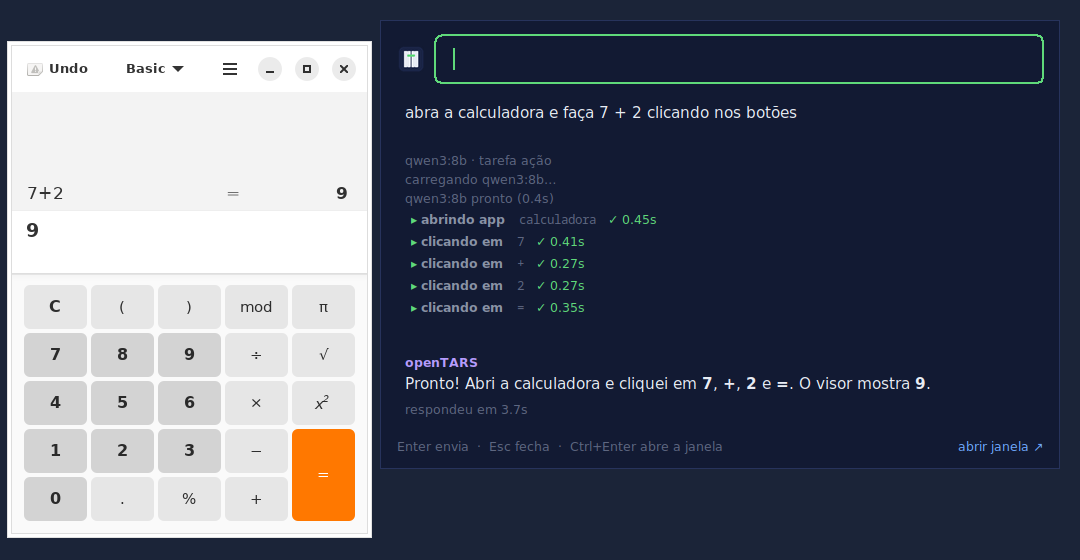
#> input picture barra-rapida.png, 1080 x 560 px
$ python -i tars_ocr.py   (imports and definitions only)
#> lines starting #> are read from the running program, lines starting #| are printed output that depends on the picture
#> further down, picture is the input picture: PIL image 1080x560 RGB; mean R, G, B 87.7, 92.9, 107.6
"""Leitura do texto da tela (OCR, com o tesseract) pra apps que não
expõem os botões pela acessibilidade: Electron (Claude, Discord, VS Code),
jogos, apps Java, janelas remotas...

Com a imagem de uma janela: acha onde está um texto ("Enviar", "New chat",
"OK") e devolve o centro dele, pra clicar ali. Sem modelo de visão: roda
na CPU em ~0,3–1 s por janela.

Usa o programa tesseract pela linha de comando (sem dependência Python)."""

import difflib
import functools
import re
import shutil
import subprocess
import tempfile
import unicodedata
from pathlib import Path

from PIL import Image, ImageOps, ImageStat

CONFIANCA_MINIMA = 35      # 0–100, por palavra (o tesseract dá -1 pra linhas vazias)
SEMELHANCA_MINIMA = 0.78   # entre o texto pedido e o lido
LARGURA_MINIMA_AMPLIAR = 1600  # janelas menores são ampliadas 2x (fonte de interface é pequena)
TIMEOUT_OCR = 20
BORDA = 20
MODOS = (3, 11)

# Idioma da interface -> dados do tesseract
_IDIOMAS = {"pt_BR": "por", "pt": "por", "en": "eng", "es": "spa", "fr": "fra", "de": "deu"}


def disponivel():
    return shutil.which("tesseract") is not None


# [18 lines left out: functions idiomas_instalados, idiomas_para, not called in this run]


def _normalizar(texto):
    t = unicodedata.normalize("NFKD", texto or "").encode("ascii", "ignore").decode().lower()
    return re.sub(r"[^a-z0-9+=*/%×÷-]+", " ", t).strip()


def ler(imagem, idiomas="eng"):
    """Palavras da imagem (PIL): [{'texto', 'x', 'y', 'largura', 'altura',
    'conf', 'linha'}], em pixels da imagem ORIGINAL."""
#> called with idiomas = 'eng'
    escala = 2 if imagem.width < LARGURA_MINIMA_AMPLIAR else 1
#> escala = 2
    img = imagem.convert("L")
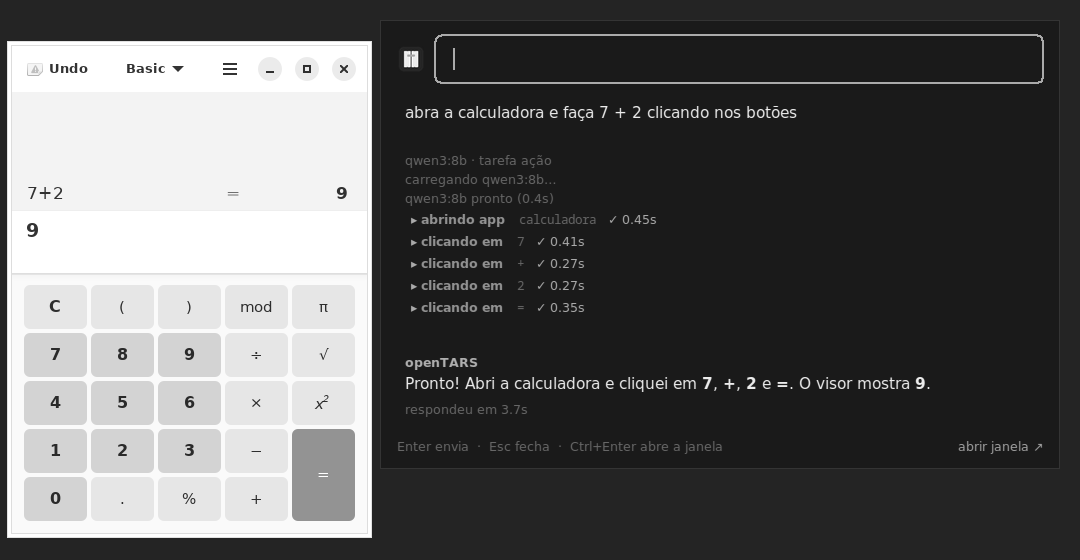
#> img: PIL image 1080x560 L; min 25, max 255, mean 92.9
    if escala != 1:
        img = img.resize((img.width * escala, img.height * escala), Image.LANCZOS)
#> img: PIL image 2160x1120 L
    # Tema escuro (texto claro em fundo escuro): o tesseract lê bem melhor
    # texto escuro em fundo claro.
    if ImageStat.Stat(img).mean[0] < 110:
        img = ImageOps.invert(img)
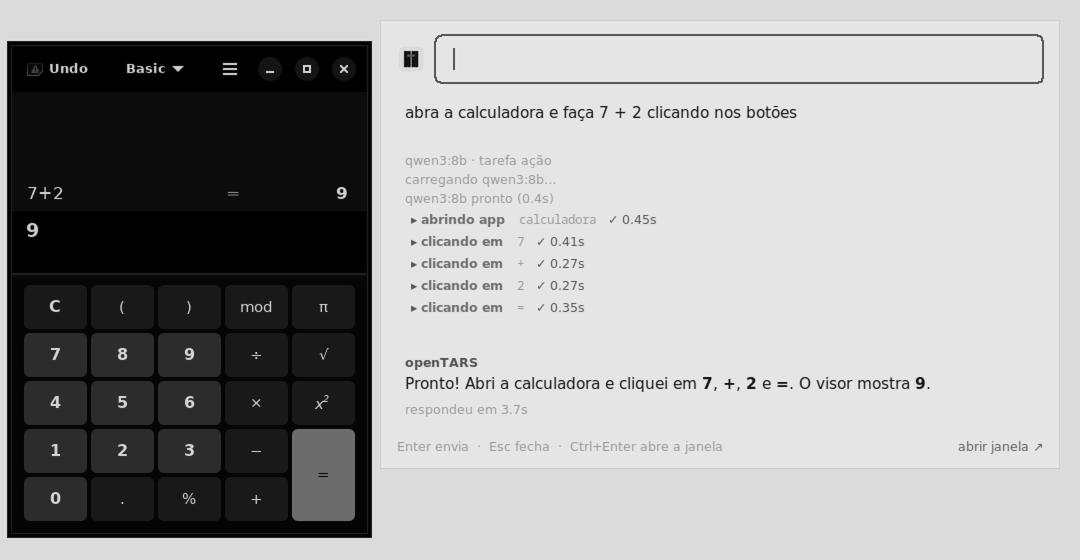
#> img: PIL image 2160x1120 L (shown at 1/2 size); min 0, max 255, mean 162.2
    # Borda: texto encostado na beirada da janela some no OCR.
    img = ImageOps.expand(img, border=BORDA, fill=255)
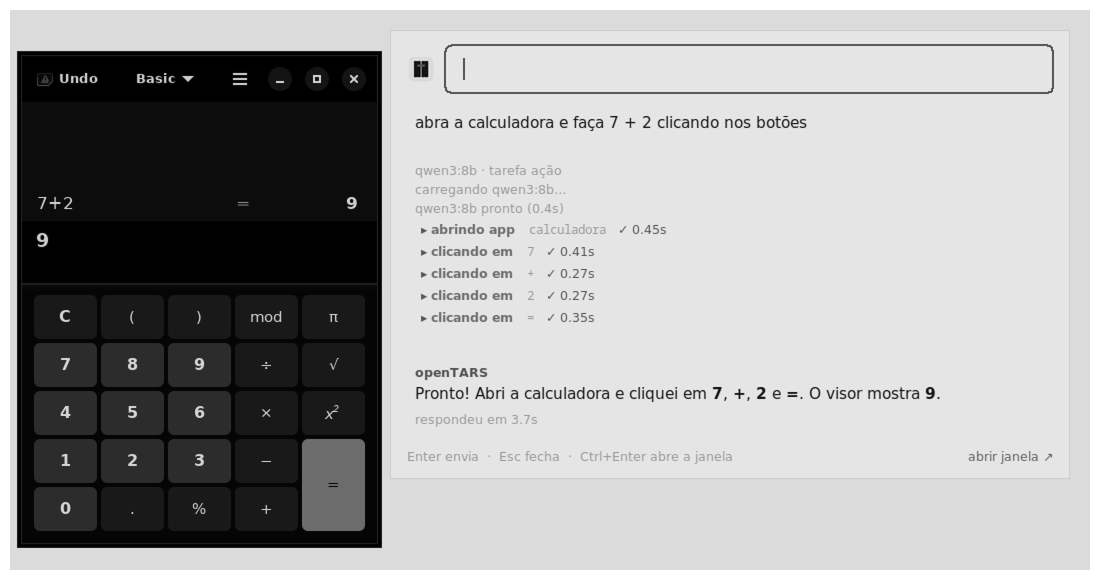
#> img: PIL image 2200x1160 L (shown at 1/2 size); min 0, max 255, mean 167
    with tempfile.TemporaryDirectory(prefix="opentars-ocr-") as pasta:
        arquivo = Path(pasta) / "janela.png"
        img.save(arquivo)
        # Dois jeitos de ler, juntos: o "página" (psm 3) pega texto dentro
        # de botões com borda; o "texto solto" (psm 11) pega rótulos
        # espalhados pela interface.
        palavras = []
        for modo in MODOS:
            for p in _ler_tsv(arquivo, idiomas, modo, escala):
                if not any(_mesma_palavra(p, q) for q in palavras):
                    palavras.append(p)
    return palavras


def _ler_tsv(arquivo, idiomas, modo, escala):
    try:
#> (the run stopped early here; a loop or call above may not have finished)
